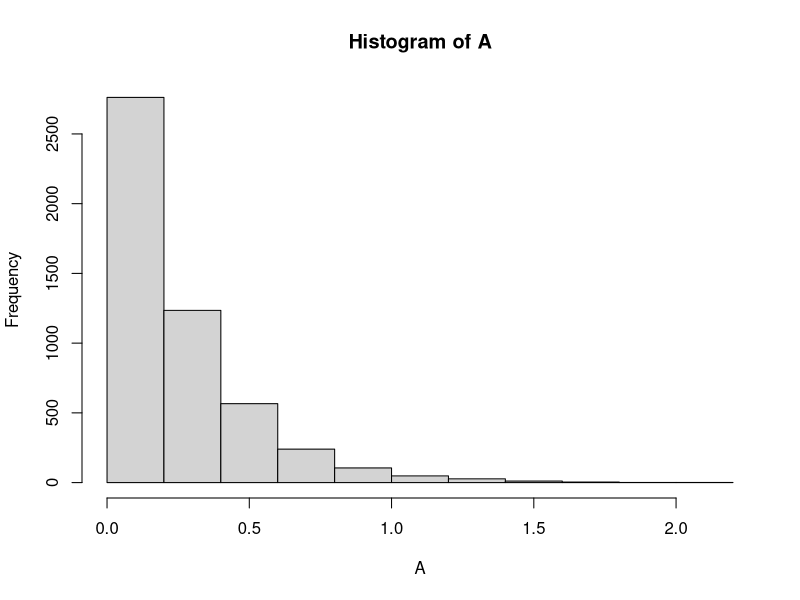
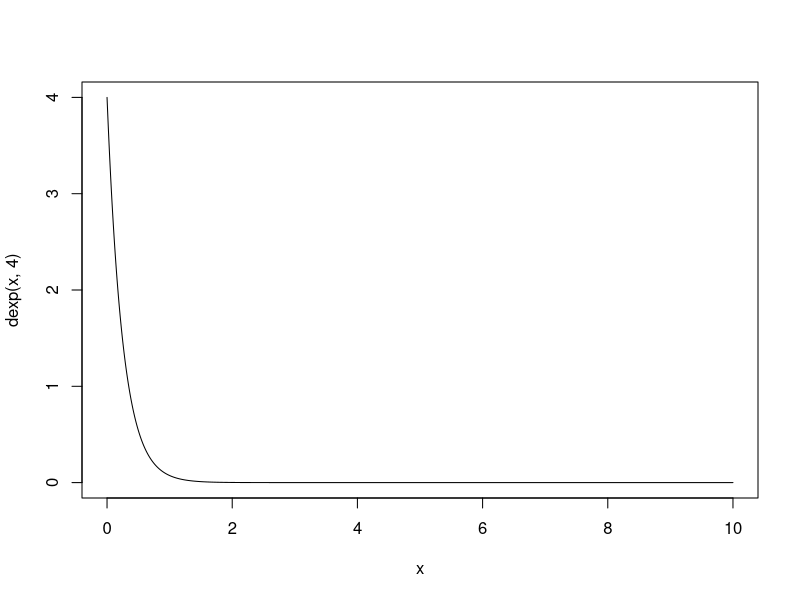
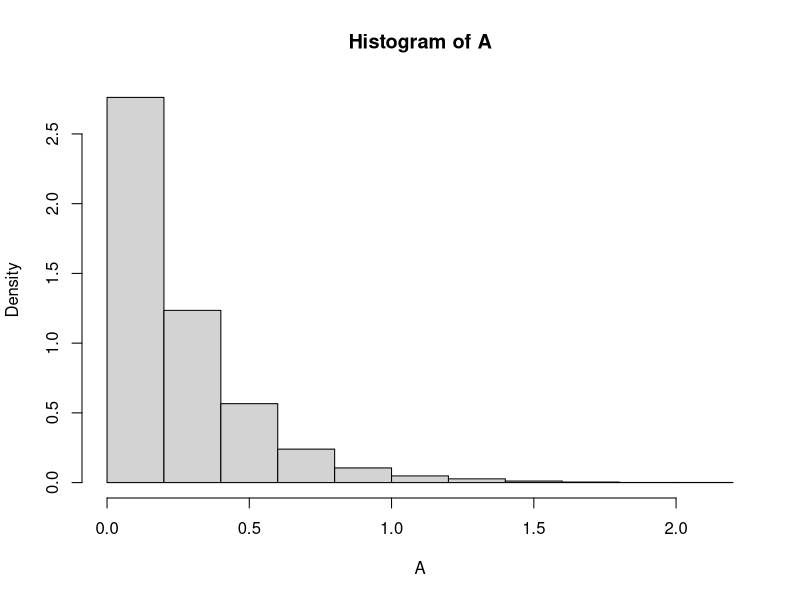

Reproduce these figures in R, in order.
library(stats) 
#https://stat.ethz.ch/R-manual/R-devel/library/stats/html/00Index.html

A <- rexp(5000,4)
hist(A) # wrong
x=seq(0,10,0.01)
plot(x,dexp(x,4),type='l')
hist(A,freq=F)

#q quantile
#d density
#r random observations